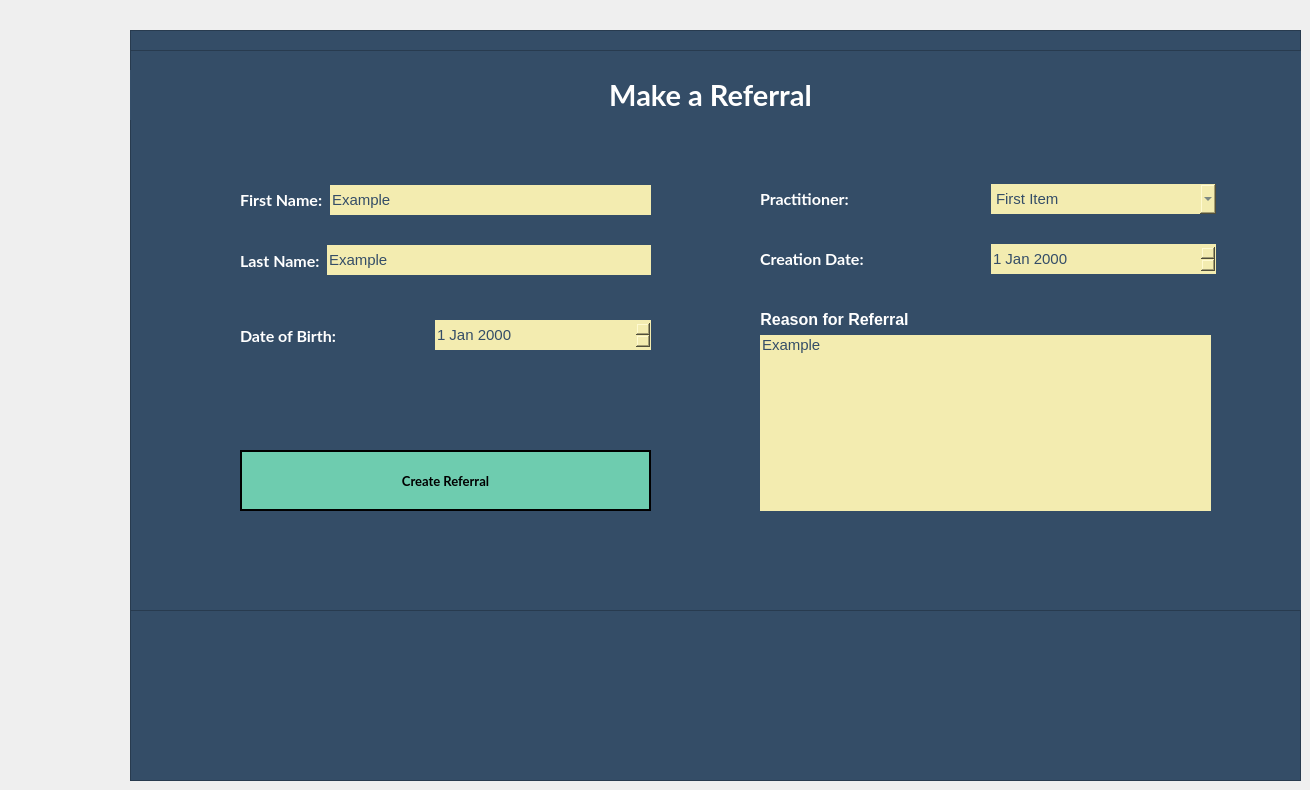
     <widget class="QWidget" name="Referral">
      <widget class="QFrame" name="Main_Frame_4">
       <property name="geometry">
        <rect>
         <x>130</x>
         <y>30</y>
         <width>1171</width>
         <height>751</height>
        </rect>
       </property>
       <property name="minimumSize">
        <size>
         <width>0</width>
         <height>0</height>
        </size>
       </property>
       <property name="maximumSize">
        <size>
         <width>16777215</width>
         <height>16777215</height>
        </size>
       </property>
       <property name="styleSheet">
        <string notr="true">QFrame {
	border-image: none;
	background-color: rgb(52, 77, 103);
}



QLineEdit, QComboBox, QDateEdit, QDateTimeEdit, QListView {
	border-image: none;
    border: none;
	min-width: 200px;
	height: 30px;
	background-color: #F3ECB0;
	color: #344D67;
	font-family: &quot;MS Shell Dlg 2&quot;;
	font-size: 11;
}

QLabel {
	color: white;
}</string>
       </property>
       <property name="frameShape">
        <enum>QFrame::StyledPanel</enum>
       </property>
       <property name="frameShadow">
        <enum>QFrame::Raised</enum>
       </property>
       <widget class="QFrame" name="InputFrame_5">
        <property name="geometry">
         <rect>
          <x>0</x>
          <y>0</y>
          <width>1171</width>
          <height>751</height>
         </rect>
        </property>
        <property name="styleSheet">
         <string notr="true">border-image: none;
</string>
        </property>
        <property name="frameShape">
         <enum>QFrame::StyledPanel</enum>
        </property>
        <property name="frameShadow">
         <enum>QFrame::Raised</enum>
        </property>
        <widget class="QFrame" name="InputFrame_6">
         <property name="geometry">
          <rect>
           <x>0</x>
           <y>20</y>
           <width>1251</width>
           <height>561</height>
          </rect>
         </property>
         <property name="styleSheet">
          <string notr="true">border-image: none;
</string>
         </property>
         <property name="frameShape">
          <enum>QFrame::StyledPanel</enum>
         </property>
         <property name="frameShadow">
          <enum>QFrame::Raised</enum>
         </property>
         <widget class="QWidget" name="layoutWidget_30">
          <property name="geometry">
           <rect>
            <x>110</x>
            <y>130</y>
            <width>411</width>
            <height>41</height>
           </rect>
          </property>
          <layout class="QVBoxLayout" name="verticalLayout_16">
           <item>
            <layout class="QHBoxLayout" name="Layout_PatientFirstName_3">
             <property name="spacing">
              <number>7</number>
             </property>
             <item>
              <widget class="QLabel" name="Label_PatientFirstName_3">
               <property name="font">
                <font>
                 <family>Lato</family>
                 <pointsize>12</pointsize>
                 <weight>75</weight>
                 <bold>true</bold>
                </font>
               </property>
               <property name="styleSheet">
                <string notr="true"/>
               </property>
               <property name="text">
                <string>First Name:</string>
               </property>
              </widget>
             </item>
             <item>
              <widget class="QLineEdit" name="Referral_Edit_Fname">
               <property name="font">
                <font>
                 <family>MS Shell Dlg 2</family>
                 <pointsize>11</pointsize>
                </font>
               </property>
               <property name="styleSheet">
                <string notr="true"/>
               </property>
               <property name="text">
                <string>Example</string>
               </property>
               <property name="alignment">
                <set>Qt::AlignLeading|Qt::AlignLeft|Qt::AlignVCenter</set>
               </property>
              </widget>
             </item>
            </layout>
           </item>
          </layout>
         </widget>
         <widget class="QWidget" name="layoutWidget_31">
          <property name="geometry">
           <rect>
            <x>630</x>
            <y>130</y>
            <width>456</width>
            <height>38</height>
           </rect>
          </property>
          <layout class="QHBoxLayout" name="Layout_DocOrPrac_3">
           <item>
            <widget class="QLabel" name="Label_DoctorPractitioner_3">
             <property name="font">
              <font>
               <family>Lato</family>
               <pointsize>12</pointsize>
               <weight>75</weight>
               <bold>true</bold>
              </font>
             </property>
             <property name="styleSheet">
              <string notr="true"/>
             </property>
             <property name="text">
              <string>Practitioner:</string>
             </property>
            </widget>
           </item>
           <item>
            <widget class="QComboBox" name="Referral_Practitoner">
             <property name="font">
              <font>
               <family>MS Shell Dlg 2</family>
               <pointsize>11</pointsize>
              </font>
             </property>
             <item>
              <property name="text">
               <string>First Item</string>
              </property>
             </item>
             <item>
              <property name="text">
               <string>Second Item</string>
              </property>
             </item>
            </widget>
           </item>
          </layout>
         </widget>
         <widget class="QWidget" name="layoutWidget_32">
          <property name="geometry">
           <rect>
            <x>630</x>
            <y>190</y>
            <width>456</width>
            <height>38</height>
           </rect>
          </property>
          <layout class="QHBoxLayout" name="Layout_comboBox_Creation_Date_3">
           <item>
            <widget class="QLabel" name="Label_CreationDate_3">
             <property name="font">
              <font>
               <family>Lato</family>
               <pointsize>12</pointsize>
               <weight>75</weight>
               <bold>true</bold>
              </font>
             </property>
             <property name="styleSheet">
              <string notr="true"/>
             </property>
             <property name="text">
              <string>Creation Date:</string>
             </property>
            </widget>
           </item>
           <item>
            <widget class="QDateEdit" name="Referral_CreationDate">
             <property name="font">
              <font>
               <family>MS Shell Dlg 2</family>
               <pointsize>11</pointsize>
              </font>
             </property>
            </widget>
           </item>
          </layout>
         </widget>
         <widget class="QPushButton" name="Btn_CreateReferral">
          <property name="geometry">
           <rect>
            <x>110</x>
            <y>400</y>
            <width>411</width>
            <height>61</height>
           </rect>
          </property>
          <property name="minimumSize">
           <size>
            <width>110</width>
            <height>40</height>
           </size>
          </property>
          <property name="font">
           <font>
            <family>Lato</family>
            <pointsize>10</pointsize>
            <weight>75</weight>
            <bold>true</bold>
           </font>
          </property>
          <property name="cursor">
           <cursorShape>PointingHandCursor</cursorShape>
          </property>
          <property name="styleSheet">
           <string notr="true">QPushButton {
	border-image: none;
	background-color: #6ECCAF;
	color: black;
	border: 2px solid black;
}

QPushButton::hover {
	background-color: rgb(139, 231, 100);
	color: white;
}</string>
          </property>
          <property name="text">
           <string>Create Referral</string>
          </property>
          <property name="iconSize">
           <size>
            <width>25</width>
            <height>25</height>
           </size>
          </property>
         </widget>
         <widget class="QWidget" name="layoutWidget_33">
          <property name="geometry">
           <rect>
            <x>110</x>
            <y>190</y>
            <width>411</width>
            <height>41</height>
           </rect>
          </property>
          <layout class="QHBoxLayout" name="Layout_LastName_3">
           <property name="spacing">
            <number>7</number>
           </property>
           <item>
            <widget class="QLabel" name="Label_PatientLastName_3">
             <property name="font">
              <font>
               <family>Lato</family>
               <pointsize>12</pointsize>
               <weight>75</weight>
               <bold>true</bold>
              </font>
             </property>
             <property name="styleSheet">
              <string notr="true"/>
             </property>
             <property name="text">
              <string>Last Name:</string>
             </property>
            </widget>
           </item>
           <item>
            <widget class="QLineEdit" name="Referral_Edit_Lname">
             <property name="font">
              <font>
               <family>MS Shell Dlg 2</family>
               <pointsize>11</pointsize>
              </font>
             </property>
             <property name="styleSheet">
              <string notr="true"/>
             </property>
             <property name="text">
              <string>Example</string>
             </property>
             <property name="alignment">
              <set>Qt::AlignLeading|Qt::AlignLeft|Qt::AlignVCenter</set>
             </property>
            </widget>
           </item>
          </layout>
         </widget>
         <widget class="QWidget" name="layoutWidget_34">
          <property name="geometry">
           <rect>
            <x>110</x>
            <y>260</y>
            <width>411</width>
            <height>51</height>
           </rect>
          </property>
          <layout class="QHBoxLayout" name="Layout_DateOfBirth_3">
           <property name="spacing">
            <number>7</number>
           </property>
           <item>
            <widget class="QLabel" name="Label_DOB_3">
             <property name="font">
              <font>
               <family>Lato</family>
               <pointsize>12</pointsize>
               <weight>75</weight>
               <bold>true</bold>
              </font>
             </property>
             <property name="styleSheet">
              <string notr="true"/>
             </property>
             <property name="text">
              <string>Date of Birth:</string>
             </property>
            </widget>
           </item>
           <item>
            <widget class="QDateEdit" name="Referral_DOB">
             <property name="font">
              <font>
               <family>MS Shell Dlg 2</family>
               <pointsize>11</pointsize>
              </font>
             </property>
            </widget>
           </item>
          </layout>
         </widget>
         <widget class="QWidget" name="layoutWidget_35">
          <property name="geometry">
           <rect>
            <x>630</x>
            <y>260</y>
            <width>451</width>
            <height>201</height>
           </rect>
          </property>
          <layout class="QVBoxLayout" name="ReferralReason_3">
           <property name="leftMargin">
            <number>0</number>
           </property>
           <item>
            <widget class="QLabel" name="Label_Reason_3">
             <property name="sizePolicy">
              <sizepolicy hsizetype="Maximum" vsizetype="Maximum">
               <horstretch>0</horstretch>
               <verstretch>0</verstretch>
              </sizepolicy>
             </property>
             <property name="font">
              <font>
               <pointsize>12</pointsize>
               <weight>75</weight>
               <bold>true</bold>
              </font>
             </property>
             <property name="text">
              <string>Reason for Referral</string>
             </property>
             <property name="alignment">
              <set>Qt::AlignCenter</set>
             </property>
            </widget>
           </item>
           <item>
            <widget class="QLineEdit" name="Referral_Reason">
             <property name="sizePolicy">
              <sizepolicy hsizetype="Expanding" vsizetype="Expanding">
               <horstretch>0</horstretch>
               <verstretch>0</verstretch>
              </sizepolicy>
             </property>
             <property name="font">
              <font>
               <family>MS Shell Dlg 2</family>
               <pointsize>11</pointsize>
              </font>
             </property>
             <property name="text">
              <string>Example</string>
             </property>
             <property name="alignment">
              <set>Qt::AlignLeading|Qt::AlignLeft|Qt::AlignTop</set>
             </property>
            </widget>
           </item>
          </layout>
         </widget>
         <widget class="QLabel" name="Lable_CheckIns_7">
          <property name="geometry">
           <rect>
            <x>-30</x>
            <y>20</y>
            <width>1221</width>
            <height>50</height>
           </rect>
          </property>
          <property name="minimumSize">
           <size>
            <width>0</width>
            <height>50</height>
           </size>
          </property>
          <property name="maximumSize">
           <size>
            <width>16777215</width>
            <height>50</height>
           </size>
          </property>
          <property name="font">
           <font>
            <family>Lato</family>
            <pointsize>22</pointsize>
            <weight>75</weight>
            <bold>true</bold>
           </font>
          </property>
          <property name="styleSheet">
           <string notr="true">QLabel {
	color: white;
}</string>
          </property>
          <property name="text">
           <string>Make a Referral</string>
          </property>
          <property name="alignment">
           <set>Qt::AlignCenter</set>
          </property>
         </widget>
        </widget>
       </widget>
      </widget>
     </widget>
